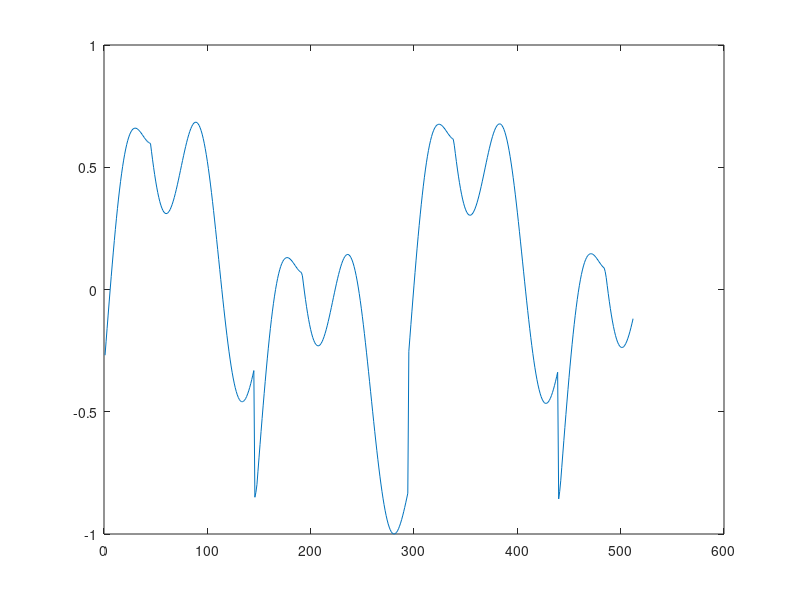

This figure's MATLAB source:
clear
close all
clc 

frequency = 300;
Fs = 44100;
soundlength = 3;
t = [0:1/Fs:1/Fs*511];
width = 0.3;
width2 = 49;
osc1 = sawtooth(2*pi*frequency*t, width);
osc2 = sawtooth(2*pi*(frequency + 1)*t, width);
osc3 = square(2*pi*(frequency / 2)*t, width2);
osc4 = sin(2*pi*(frequency*2)*t);
mix = osc1*0.5 + osc2 + osc3*0.75 + osc4;
miniMoogLjud = mix ./ max(abs(mix));

miniMoogLjud2 = [miniMoogLjud];

plot(miniMoogLjud2)